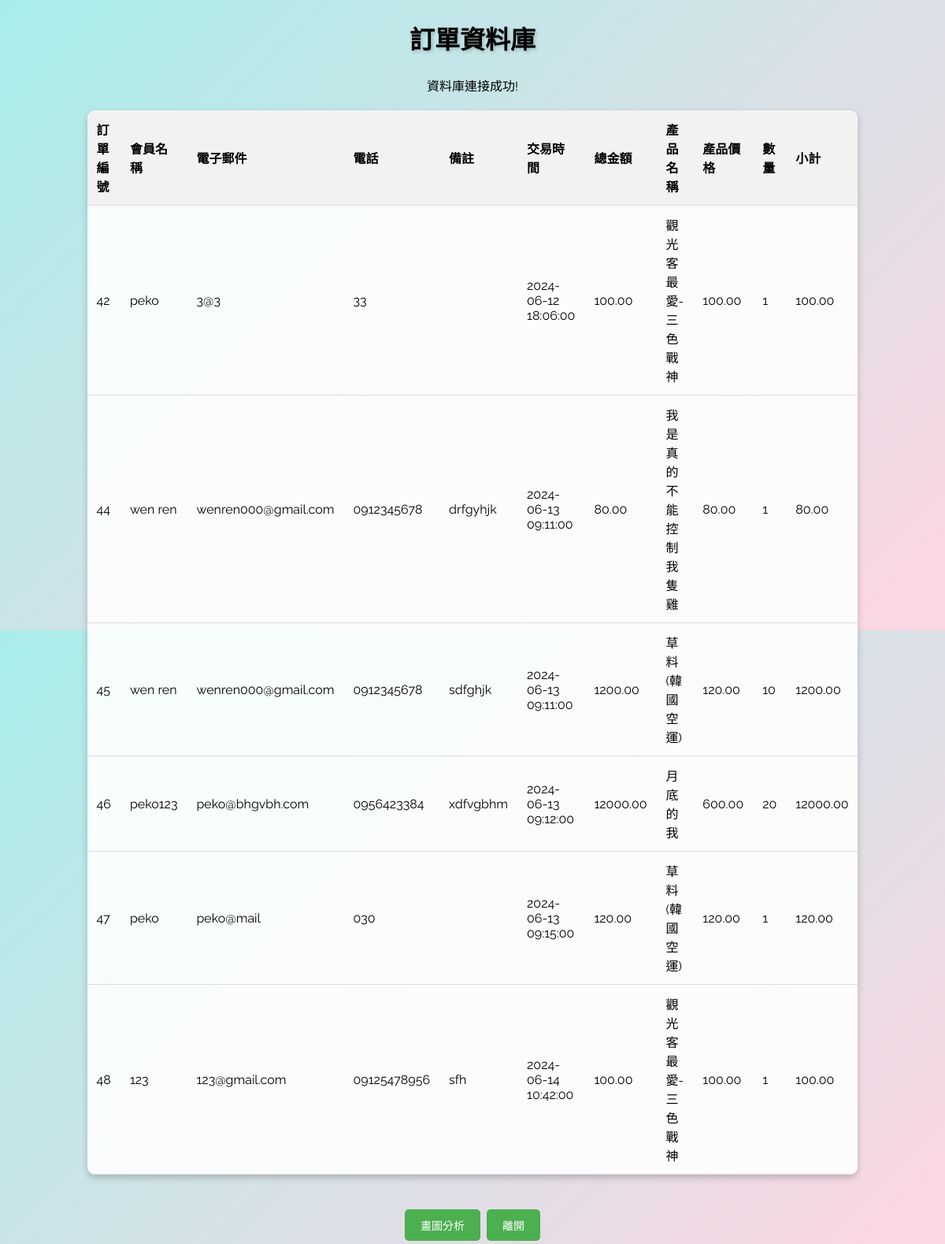
The app's page /botwoprice/ManshowDB_2.php with its own data.
### tables this page shows
CREATE TABLE `order_items` (
  `id` int NOT NULL,
  `orderId` int NOT NULL,
  `productName` varchar(255) NOT NULL,
  `productPrice` decimal(10,2) NOT NULL,
  `quantity` int NOT NULL,
  `total` decimal(10,2) NOT NULL
);

CREATE TABLE `orders` (
  `id` int NOT NULL,
  `memberName` varchar(255) NOT NULL,
  `email` varchar(255) NOT NULL,
  `phone` varchar(20) NOT NULL,
  `remarks` text,
  `transactionTime` datetime NOT NULL,
  `totalAmount` decimal(10,2) NOT NULL,
  `created_at` timestamp NOT NULL DEFAULT CURRENT_TIMESTAMP
);

### botwoprice/ManshowDB_2.php (the view, shortened to what this page needs)
<!DOCTYPE html>
<html lang="zh-TW">
<head>
</head>
<body>
    <h1>訂單資料庫</h1>
    <?php
    $link = mysqli_connect('localhost', 'root', 'password', 'myshop');
    if (!$link) {
        die("無法連接資料庫!<br/>");
    } else {
        echo "資料庫連接成功!<br/>";
    }
    $SQL = "SELECT orders.id AS order_id, orders.memberName, orders.email, orders.phone, orders.remarks, orders.transactionTime, orders.totalAmount, order_items.id AS item_id, order_items.productName, order_items.productPrice, order_items.quantity, order_items.total
            FROM orders
            JOIN order_items
            ON orders.id = order_items.orderId";
    $result = mysqli_query($link, $SQL);
    echo '<table>';
    echo '<tr><th>訂單編號</th><th>會員名稱</th><th>電子郵件</th><th>電話</th><th>備註</th><th>交易時間</th><th>總金額</th><th>產品名稱</th><th>產品價格</th><th>數量</th><th>小計</th></tr>';
    while($row = mysqli_fetch_assoc($result)) {
        echo "<tr>";
        echo "<td>".$row["order_id"]."</td><td>".$row["memberName"]."</td><td>".$row["email"]."</td><td>".$row["phone"]."</td><td>".$row["remarks"]."</td><td>".$row["transactionTime"]."</td><td>".$row["totalAmount"]."</td><td>".$row["productName"]."</td><td>".$row["productPrice"]."</td><td>".$row["quantity"]."</td><td>".$row["total"]."</td>";
        echo "</tr>";
    }
    echo "</table>";
    ?>
<div class="button-container">
    <a href="piechart.php" class="button">畫圖分析</a>
    <a href="ManLogout.php" class="button">離開</a>
</div>
</body>
</html>

### botwoprice/ManshowDB_2.php (style rules this page uses)
body { font-family: 'Raleway', sans-serif; display: flex; flex-direction: column; align-items: center; background: linear-gradient(135deg, #a8edea, #fed6e3); height: 100vh; margin: 0; animation: changeBackground 10s infinite alternate; }
h1 { font-family: 'Pacifico', cursive; color: #000000; margin: 20px; text-shadow: 2px 2px 4px rgba(0, 0, 0, 0.2); text-align: center; }
table { border-collapse: collapse; width: 80%; margin: 20px; background-color: rgba(255, 255, 255, 0.9); box-shadow: 0 4px 8px rgba(0, 0, 0, 0.2); border-radius: 10px; overflow: hidden; }
th, td { padding: 12px; text-align: left; border-bottom: 1px solid #ddd; }
th { background-color: #f2f2f2; cursor: pointer; transition: background-color 0.3s; }
tr { transition: background-color 0.3s; }
.button { background-color: #4CAF50; border: none; color: white; padding: 10px 20px; text-align: center; text-decoration: none; display: inline-block; font-size: 14px; margin: 4px 2px; border-radius: 5px; cursor: pointer; transition: background-color 0.3s, transform 0.3s; }
.button-container { margin-top: 20px; text-align: center; }

### records on screen
order_items: orderId "42", orderId.memberName "peko", orderId.email "3@3", orderId.phone "33", orderId.transactionTime "2024-06-12 18:06:00", orderId.totalAmount "100.00", productName "觀光客最愛-三色戰神", productPrice "100.00", quantity "1", total "100.00"
order_items: orderId "44", orderId.memberName "wen ren", orderId.email "wenren000@gmail.com", orderId.phone "0912345678", orderId.remarks "drfgyhjk", orderId.transactionTime "2024-06-13 09:11:00", orderId.totalAmount "80.00", productName "我是真的不能控制我隻雞", productPrice "80.00", quantity "1", total "80.00"
order_items: orderId "45", orderId.memberName "wen ren", orderId.email "wenren000@gmail.com", orderId.phone "0912345678", orderId.remarks "sdfghjk", orderId.transactionTime "2024-06-13 09:11:00", orderId.totalAmount "1200.00", productName "草料(韓國空運)", productPrice "120.00", quantity "10", total "1200.00"
order_items: orderId "46", orderId.memberName "peko123", orderId.email "peko@bhgvbh.com", orderId.phone "0956423384", orderId.remarks "xdfvgbhm", orderId.transactionTime "2024-06-13 09:12:00", orderId.totalAmount "12000.00", productName "月底的我", productPrice "600.00", quantity "20", total "12000.00"
order_items: orderId "47", orderId.memberName "peko", orderId.email "peko@mail", orderId.phone "030", orderId.transactionTime "2024-06-13 09:15:00", orderId.totalAmount "120.00", productName "草料(韓國空運)", productPrice "120.00", quantity "1", total "120.00"
order_items: orderId "48", orderId.memberName "123", orderId.email "123@gmail.com", orderId.phone "09125478956", orderId.remarks "sfh", orderId.transactionTime "2024-06-14 10:42:00", orderId.totalAmount "100.00", productName "觀光客最愛-三色戰神", productPrice "100.00", quantity "1", total "100.00"
